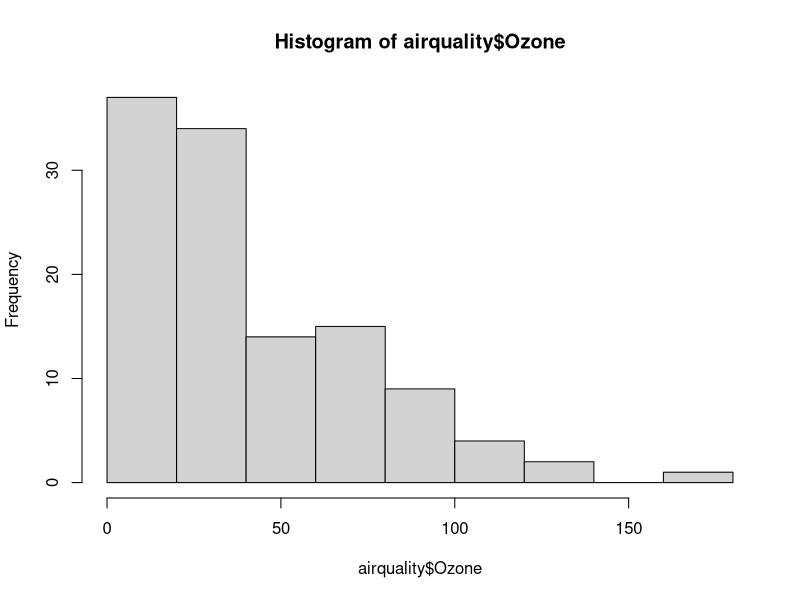
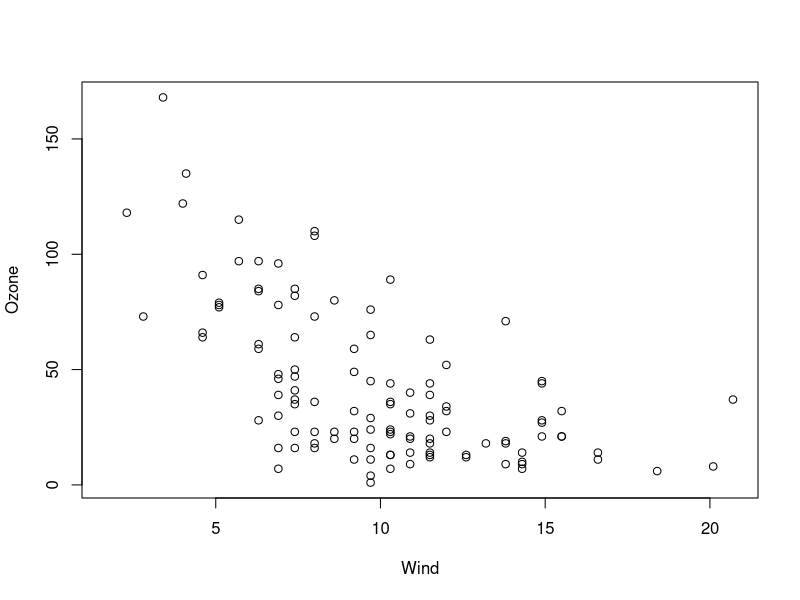
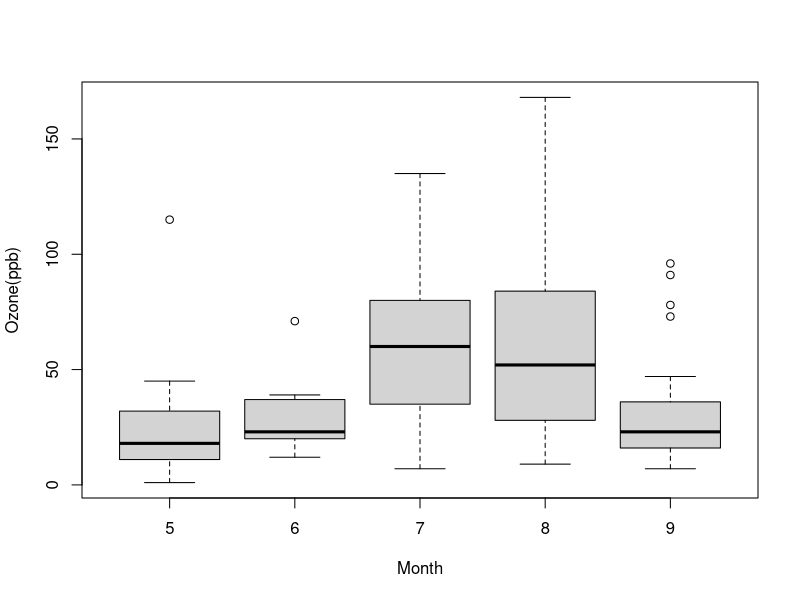
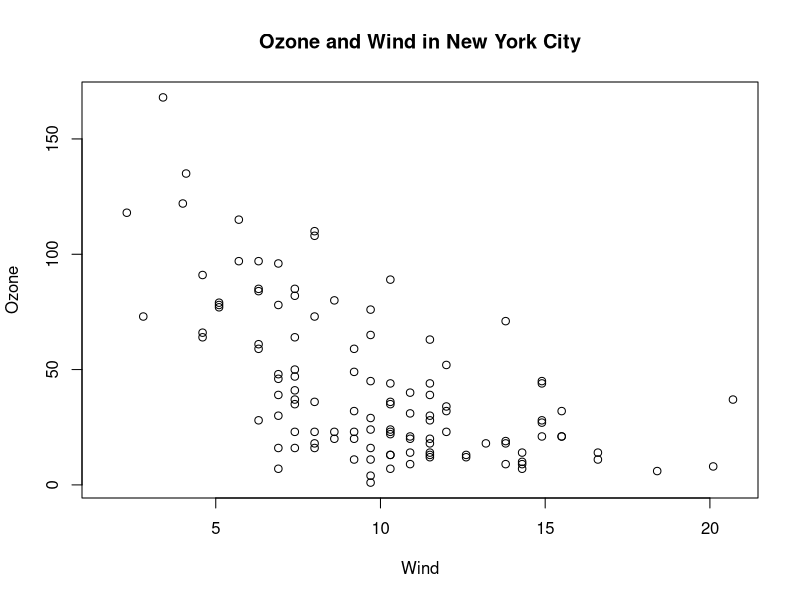
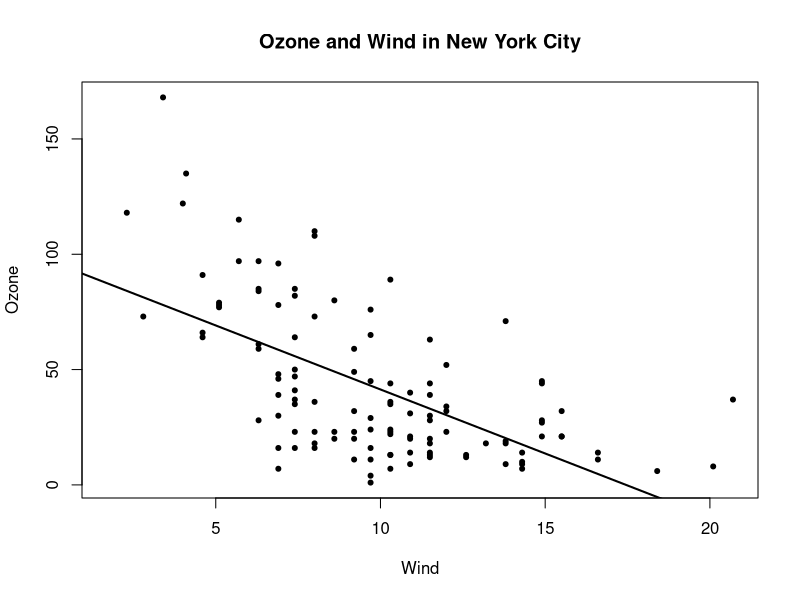
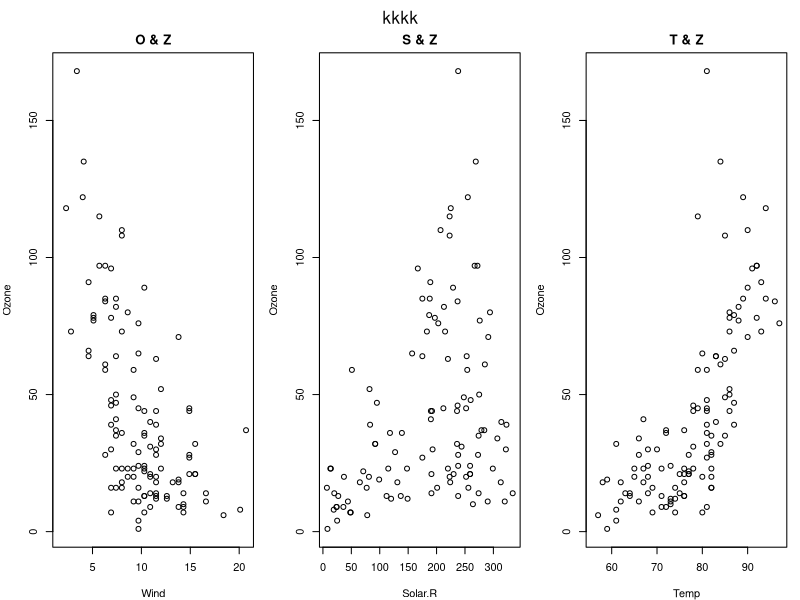

These figures' R source, in order:
library(datasets)
hist(airquality$Ozone)

with(airquality,plot(Wind,Ozone))


airquality <- transform(airquality,Month = factor(Month))
boxplot(Ozone~Month,airquality,xlab = "Month",ylab = "Ozone(ppb)")

names(airquality)

head(airquality)


dim(airquality)

with(airquality,plot(Wind,Ozone))
title(main = "Ozone and Wind in New York City")

with(airquality,plot(Wind,Ozone,main = "Ozone and Wind in New York City",pch=20))
model <- lm(Ozone~Wind,airquality)
abline(model,lwd=2)

par(mfrow = c(1,3),mar=c(4,4,2,1),oma=c(0,0,2,0))
with(airquality,{
        plot(Wind,Ozone,main = "O & Z")
        plot(Solar.R,Ozone,main = "S & Z")
        plot(Temp,Ozone,main = "T & Z")
        mtext("kkkk",outer = TRUE)
})

